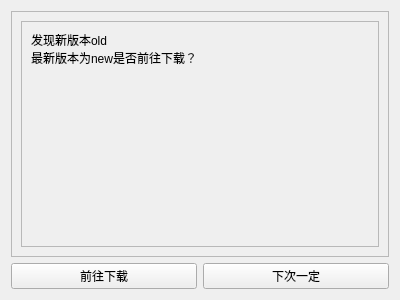
<?xml version="1.0" encoding="UTF-8"?>
<ui version="4.0">
 <class>update</class>
 <widget class="QWidget" name="update">
  <property name="geometry">
   <rect>
    <x>0</x>
    <y>0</y>
    <width>400</width>
    <height>300</height>
   </rect>
  </property>
  <property name="windowTitle">
   <string>Form</string>
  </property>
  <layout class="QVBoxLayout" name="verticalLayout_2">
   <item>
    <widget class="QFrame" name="frame">
     <property name="frameShape">
      <enum>QFrame::StyledPanel</enum>
     </property>
     <property name="frameShadow">
      <enum>QFrame::Raised</enum>
     </property>
     <layout class="QVBoxLayout" name="verticalLayout">
      <item>
       <widget class="QScrollArea" name="scrollArea">
        <property name="widgetResizable">
         <bool>true</bool>
        </property>
        <widget class="QWidget" name="scrollAreaWidgetContents">
         <property name="geometry">
          <rect>
           <x>0</x>
           <y>0</y>
           <width>360</width>
           <height>228</height>
          </rect>
         </property>
         <layout class="QHBoxLayout" name="horizontalLayout_2">
          <item>
           <widget class="QLabel" name="label">
            <property name="text">
             <string>发现新版本old
最新版本为new是否前往下载？</string>
            </property>
            <property name="alignment">
             <set>Qt::AlignLeading|Qt::AlignLeft|Qt::AlignTop</set>
            </property>
           </widget>
          </item>
         </layout>
        </widget>
       </widget>
      </item>
     </layout>
    </widget>
   </item>
   <item>
    <layout class="QHBoxLayout" name="horizontalLayout">
     <item>
      <widget class="QPushButton" name="download">
       <property name="text">
        <string>前往下载</string>
       </property>
      </widget>
     </item>
     <item>
      <widget class="QPushButton" name="offUpScreen">
       <property name="text">
        <string>下次一定</string>
       </property>
      </widget>
     </item>
    </layout>
   </item>
  </layout>
 </widget>
 <resources/>
 <connections/>
</ui>
